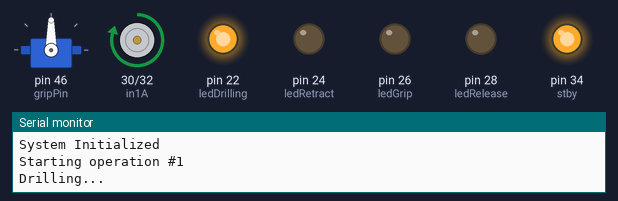
A sketch run on a simulated Arduino Mega 2560, built with avr-gcc and run on an emulated ATmega2560. Parts: servo, motor-driver pin pairs drawn as motors (green arrow = first pin HIGH = forward, orange = second pin HIGH = backward, longer = more drive, scaled by the enable pin, stopped while the standby pin is LOW), output pins drawn as LEDs (lit = HIGH), the last lines printed to the serial monitor. At 44.0 s the program stops and its outputs stay as they are.

Above: at 0.05 s.
At 3.5 s:
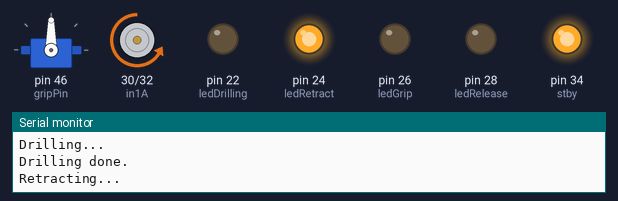
At 6.95 s:
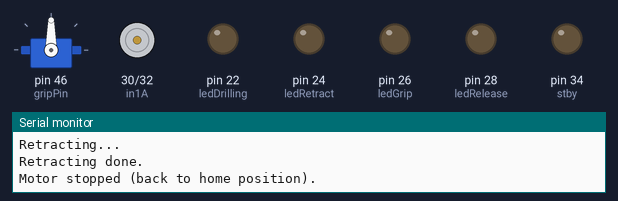
Timing chart, 0 to 9.1 s (numbered marks = the images above):
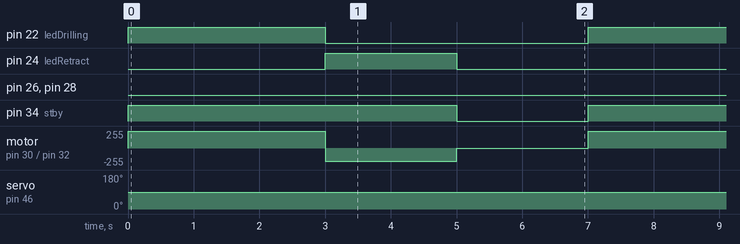

The sketch:

main.ino
```cpp
#include <Servo.h>  // Include the Servo library

// Servo Variables
Servo gripperServo;
const int gripPin = 46;          // Servo signal pin (PWM capable pin on Mega2560)
const int gripOpenAngle = 90;    // Open position
const int gripCloseAngle = 180;  // Close position

// Motor Variables
const int pwmA = 5;     // PWM pin to control motor speed
const int in1A = 30;     // Direction pin 1
const int in2A = 32;    // Direction pin 2
const int stby = 34;     // Standby pin for TB6612 motor driver

const int MotorSpeedDrill = 250;   // Speed when drilling
const int MotorSpeedRetract = 200; // Speed when retracting

// LED Indicators
const int ledDrilling = 22;   // LED ON while drilling
const int ledRetract = 24;    // LED ON when retracting
const int ledGrip = 26;       // LED ON when gripping
const int ledRelease = 28;    // LED ON when releasing

// Operation Count
const int operationCount = 4; // Number of times to repeat the drill and grip sequence

void setup() {
  // Servo Setup
  gripperServo.attach(gripPin);

  // Motor Setup
  pinMode(pwmA, OUTPUT);
  pinMode(in1A, OUTPUT);
  pinMode(in2A, OUTPUT);
  pinMode(stby, OUTPUT);

  // LED Setup
  pinMode(ledDrilling, OUTPUT);
  pinMode(ledRetract, OUTPUT);
  pinMode(ledGrip, OUTPUT);
  pinMode(ledRelease, OUTPUT);

  Serial.begin(9600);  // For debugging
  Serial.println("System Initialized");
}

void loop() {
  for (int i = 0; i < operationCount; i++) {
    Serial.print("Starting operation #");
    Serial.println(i + 1);

    // Step 1: Drill operation (CW)
    drill();

    // Step 2: Retract operation (CCW)
    retract();

    // Step 3: Set STBY low (back to home position)
    stopMotor();
  }
  for (int i = 0; i < operationCount; i++) {
    // Step 4: Grip operation
    grip();

    // Step 5: Release operation
    release();

    Serial.print("Completed operation #");
    Serial.println(i + 1);

    delay(2000);  // Wait 2 seconds before the next operation
  }

  // After completing all operations, stop further actions
  Serial.println("All operations completed.");
  while (true) {
    // Infinite loop to halt execution
  }
}

void drill() {
  // Enable H-bridge and set motor to clockwise direction
  digitalWrite(stby, HIGH);
  digitalWrite(in1A, HIGH);
  digitalWrite(in2A, LOW);

  // Turn on drilling LED
  digitalWrite(ledDrilling, HIGH);
  Serial.println("Drilling...");

  // Set motor speed for drilling
  analogWrite(pwmA, MotorSpeedDrill);

  // Run motor for 5 seconds
  delay(3000);

  // Turn off drilling LED
  digitalWrite(ledDrilling, LOW);
  Serial.println("Drilling done.");
}

void retract() {
  // Enable H-bridge and set motor to counterclockwise direction
  digitalWrite(stby, HIGH);
  digitalWrite(in1A, LOW);
  digitalWrite(in2A, HIGH);

  // Turn on retracting LED
  digitalWrite(ledRetract, HIGH);
  Serial.println("Retracting...");

  // Set motor speed for retracting
  analogWrite(pwmA, MotorSpeedRetract);

  // Run motor for 3 seconds
  delay(2000);

  // Turn off retracting LED
  digitalWrite(ledRetract, LOW);
  Serial.println("Retracting done.");
}

void stopMotor() {
  // Disable the motor driver (STBY low)
  digitalWrite(stby, LOW); //disable H bridge
  analogWrite(pwmA, 0);  // Ensure motor stops
  /*ISR to move axis to the next pot*/
  Serial.println("Motor stopped (back to home position).");
  delay(2000);  // Wait 2 seconds to simulate home position
}

void grip() {
  Serial.println("Gripping...");

  // Turn on gripping LED
  digitalWrite(ledGrip, HIGH);

  // Move servo to closed position
  gripperServo.write(gripCloseAngle);
  delay(1000);
  /*ISR to move axis to the next pot*/
  // Turn off gripping LED
  digitalWrite(ledGrip, LOW);
  Serial.println("Grip complete.");
}

void release() {
  Serial.println("Releasing...");

  // Turn on releasing LED
  digitalWrite(ledRelease, HIGH);

  // Move servo to open position
  gripperServo.write(gripOpenAngle);
  delay(1000);
  /*ISR to move axis to the next pot*/
  // Turn off releasing LED
  digitalWrite(ledRelease, LOW);
  Serial.println("Release complete.");
}       
```

Measured:
- by itself, pin 22 (ledDrilling): alternates HIGH for 3.0 s and LOW for 4.0 s, 8 changes in all, then stays LOW
- by itself, pin 24 (ledRetract): alternates HIGH for 2.0 s and LOW for 5.0 s, 8 changes in all, then stays LOW
- by itself, pin 26 (ledGrip): LOW → HIGH at 28.0 s, → LOW 1.0 s later, → HIGH 3.0 s later, → LOW 1.0 s later, … (8 changes in this stretch)
- by itself, pin 28 (ledRelease): LOW → HIGH at 29.0 s, → LOW 1.0 s later, → HIGH 3.0 s later, → LOW 1.0 s later, … (8 changes in this stretch)
- by itself, pin 34 (stby): alternates HIGH for 5.0 s and LOW for 2.0 s, 8 changes in all, then stays LOW
- by itself, servo on pin 46 (gripPin): 90° → 180° at 28.0 s, → 90° 1.0 s later, → 180° 3.0 s later, → 90° 1.0 s later, … (8 changes in this stretch)
- by itself, motor on pin 30 (in1A) / pin 32 (in2A): repeats every 7.0 s: backward 200/255 2.0 s, stopped 2.0 s, forward 250/255 3.0 s, until it stays stopped from 26.0 s
